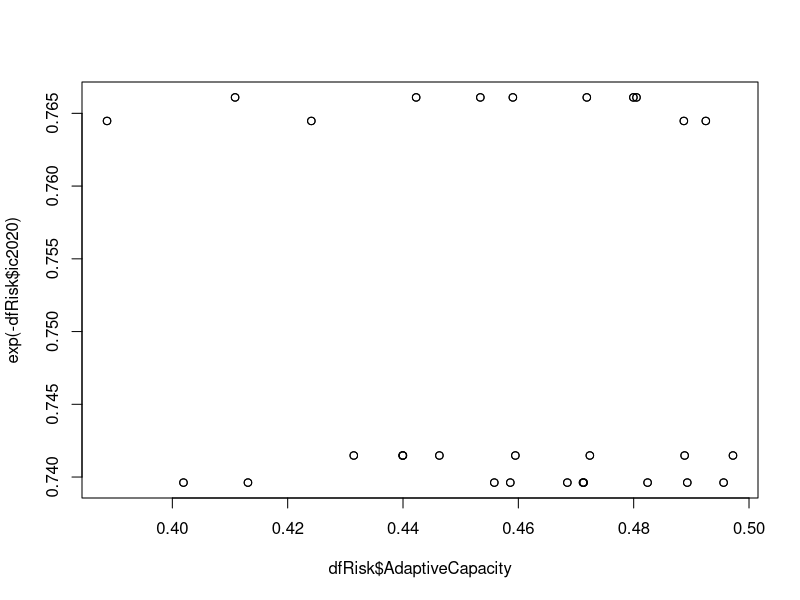
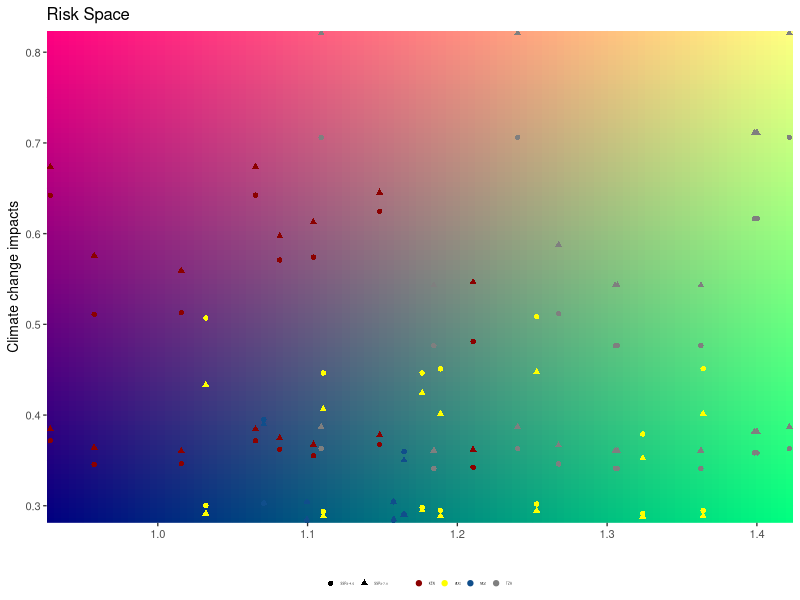
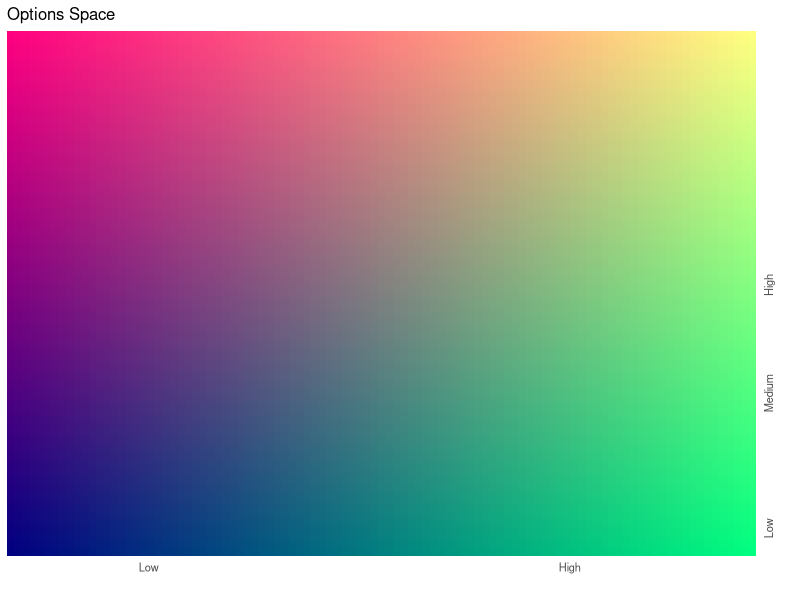
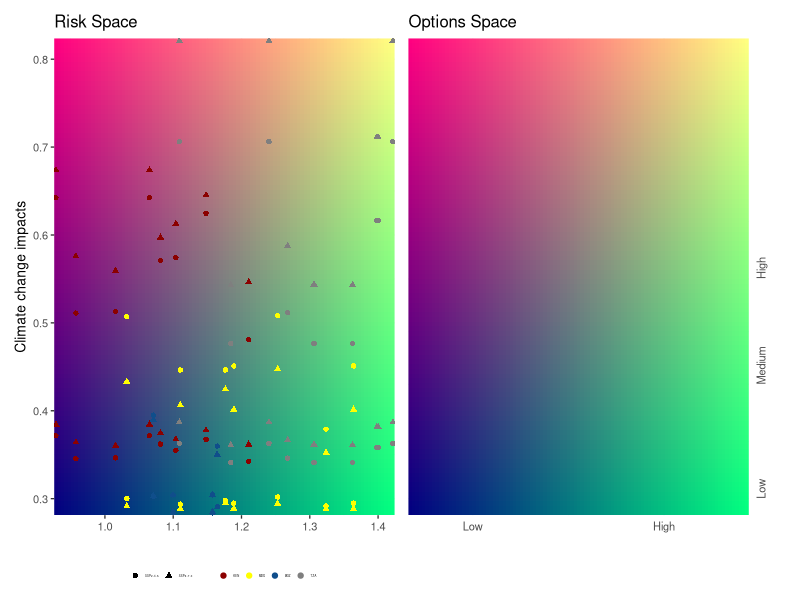
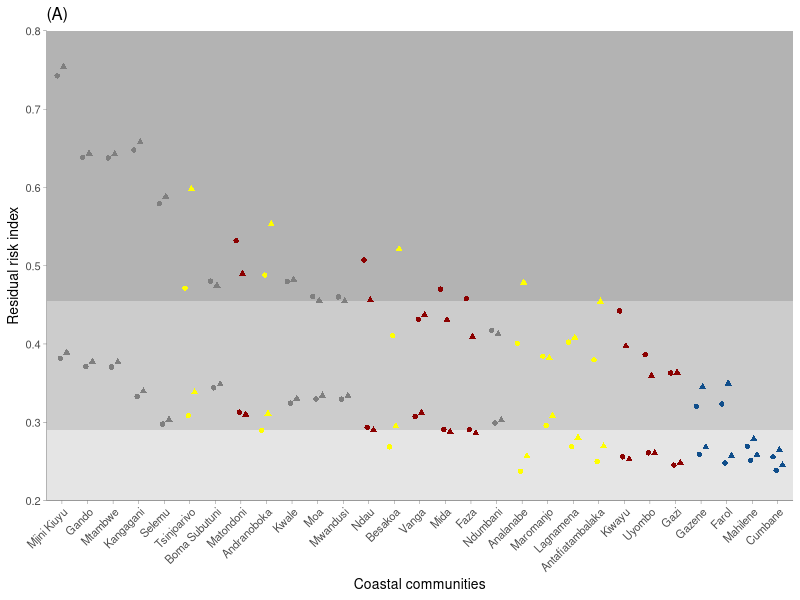
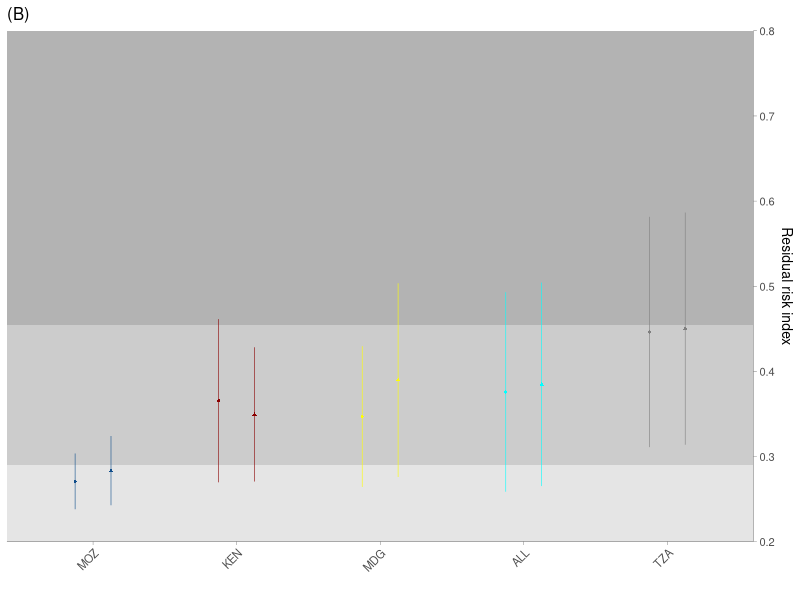
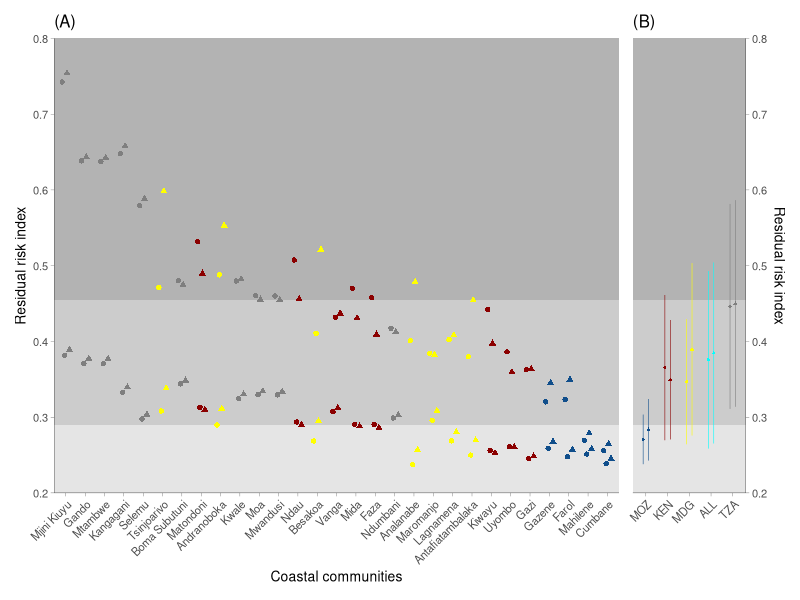
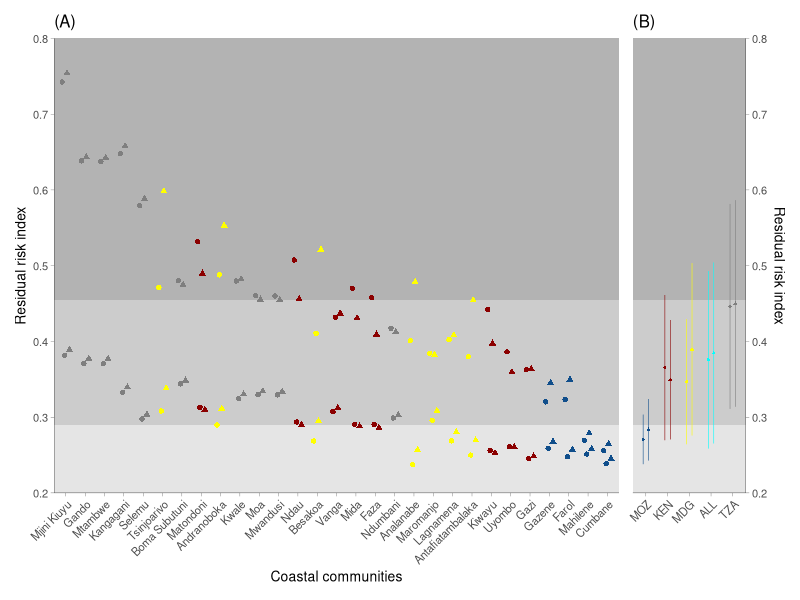

These charts were generated, in order, by the following R code: (Note: this script raises an error after producing the figures.)
library(tidyverse)
dfRisk <- read_csv("2_Data/spreadsheet/RiskDataFINAL.csv")
dfRisk <- dfRisk %>% mutate(ISO3 = Country,
                            ISO3 = ifelse(ISO3 == "Kenya", "KEN", ISO3),
                            ISO3 = ifelse(ISO3 == "Tanzania", "TZA", ISO3),
                            ISO3 = ifelse(ISO3 == "Madagascar", "MDG", ISO3),
                            ISO3 = ifelse(ISO3 == "Mozambique", "MOZ", ISO3))
I_Ctrl <- read_csv("2_Data/spreadsheet/ImpactControl.csv")
dfRisk <- merge(dfRisk, I_Ctrl, by.x = "ISO3")
plot(dfRisk$AdaptiveCapacity, exp(-dfRisk$ic2020))

df <- rbind(data.frame(sce = "SSP2-4.5", impact = dfRisk$imp.ssp245.2050, vulnerab = dfRisk$Sensitivity/dfRisk$AdaptiveCapacity, village = dfRisk$Villages, ISO3 = dfRisk$ISO3),
            data.frame(sce = "SSP3-7.0", impact = dfRisk$imp.ssp370.2050, vulnerab = dfRisk$Sensitivity/dfRisk$AdaptiveCapacity, village = dfRisk$Villages, ISO3 = dfRisk$ISO3))
yR <- range(df$impact);xR <- range(df$vulnerab)
lgd <- expand.grid(x = seq(xR[1],xR[2], diff(xR)/100), 
                   y = seq(yR[1],yR[2], diff(yR)/100)) %>% 
  mutate(x1 = scales::rescale(x),
         y1 = scales::rescale(y),
         mix = rgb(y1,x1,.5))
# Q1 <- summary(df$impact)[[2]] #first quartile
# Q3 <- summary(df$impact)[[5]] #third quartile
# MdV <- median(df$vulnerab)
(plt1 <- ggplot()+
    
    # geom_rect(aes(fill = "LL", xmin = -Inf, xmax = MdV, ymin = -Inf, ymax = Q1), show.legend = FALSE)+
    # geom_rect(aes(fill = "ML", xmin = -Inf, xmax = MdV, ymin = Q1, ymax = Q3), show.legend = FALSE)+
    # geom_rect(aes(fill = "HL", xmin = -Inf, xmax = MdV, ymin = Q3, ymax = Inf), show.legend = FALSE)+
    # geom_rect(aes(fill = "LH", xmin = MdV, xmax = Inf, ymin = -Inf, ymax = Q1), show.legend = FALSE)+
    # geom_rect(aes(fill = "MH", xmin = MdV, xmax = Inf, ymin = Q1, ymax = Q3), show.legend = FALSE)+
    # geom_rect(aes(fill = "HH", xmin = MdV, xmax = Inf, ymin = Q3, ymax = Inf), show.legend = FALSE)+
    # scale_fill_manual(values = c("LL"="#595757","ML"="#806587","HL"="#A874B8",
    #                             "LH"="#468C38","MH"="#8CA289","HH"="#D3B9DB")) +
    geom_raster(data = lgd, aes(x = x, y = y, fill = mix))+
    scale_fill_identity()+
    geom_point(data = df, aes(x = vulnerab, y = impact, colour = ISO3, shape=sce), size = 1.5) +
    labs(y = "Climate change impacts", x = "", title = "Risk Space")+
    scale_colour_manual(name="", values = c("KEN"="darkred","MDG"="yellow","MOZ"="dodgerblue4","TZA"="grey50"))+
    theme_bw(base_size = 10)+
    scale_x_continuous(expand = c(0,0))+scale_y_continuous(expand = c(0,0))+
    #geom_vline(xintercept = median(df$vulnerab, na.rm = TRUE), linetype = 2, linewidth = .5, colour = "grey80")+
    theme(legend.position = "bottom",
          legend.title = element_blank(),
          legend.background = element_rect(fill = NA),
          legend.key.size = unit(1, 'cm'),
          legend.text = element_text(size = 2),
          legend.key.height = unit(.1, 'cm'),
          legend.key.width = unit(.1, 'cm'), 
          
          panel.border = element_blank()))

(plt2 <- ggplot()+
    # geom_rect(aes(fill = "LL", xmin = -Inf, xmax = MdV, ymin = -Inf, ymax = Q1), show.legend = FALSE)+
    # geom_rect(aes(fill = "ML", xmin = -Inf, xmax = MdV, ymin = Q1, ymax = Q3), show.legend = FALSE)+
    # geom_rect(aes(fill = "HL", xmin = -Inf, xmax = MdV, ymin = Q3, ymax = Inf), show.legend = FALSE)+
    # geom_rect(aes(fill = "LH", xmin = MdV, xmax = Inf, ymin = -Inf, ymax = Q1), show.legend = FALSE)+
    # geom_rect(aes(fill = "MH", xmin = MdV, xmax = Inf, ymin = Q1, ymax = Q3), show.legend = FALSE)+
    # geom_rect(aes(fill = "HH", xmin = MdV, xmax = Inf, ymin = Q3, ymax = Inf), show.legend = FALSE)+
    # scale_fill_manual(values = c("LL"="#595757","ML"="#806587","HL"="#A874B8","LH"="#468C38","MH"="#8CA289","HH"="#D3B9DB")) +
    geom_raster(data = lgd, aes(x = x, y = y, fill = mix))+
    scale_fill_identity()+
    
    geom_point(data = df, aes(x = vulnerab, y = impact), alpha = 0) +
    labs(y = "", x = "", title = "Options Space")+
    scale_y_continuous(breaks = c(.3, .43, .55), labels = c("Low", "Medium", "High") , position = "right", expand = c(0,0))+
    scale_x_continuous(breaks = c(1.02, 1.3), labels = c("Low","High"), expand = c(0,0))+
    theme_bw(base_size = 10)+
    theme(axis.text.y = element_text(angle = 90),
          axis.ticks = element_blank(), 
          panel.border = element_blank()))

library(patchwork)
plt1+plt2+plot_layout(ncol = 2)
#ggsave("outputs/xx1.png", width = 5.5, height = 4, dpi = 1200)

dfRisk<- dfRisk %>% mutate(rr.ssp585 = ((imp.ssp585.2050*Sensitivity)/AdaptiveCapacity)*exp(-ic2020),
                           rr.ssp245 = ((imp.ssp245.2050*Sensitivity)/AdaptiveCapacity)*exp(-ic2020))
df <- rbind(data.frame(sce = "SSP2-4.5", risk = (dfRisk$rr.ssp245), village = dfRisk$Villages, ISO3 = dfRisk$ISO3),
            data.frame(sce = "SSP5-8.5", risk = (dfRisk$rr.ssp585), village = dfRisk$Villages, ISO3 = dfRisk$ISO3))
Q1 <- summary(df$risk)[[2]] #first quartile
Q3 <- summary(df$risk)[[5]] #third quartile
(plt2 <- ggplot(data = df)+
    geom_rect(fill = "grey90", xmin = -Inf, xmax = Inf, ymin = -Inf, ymax = Q1)+
    geom_rect(fill = "grey80", xmin = -Inf, xmax = Inf, ymin = Q1, ymax = Q3)+
    geom_rect(fill = "grey70", xmin = -Inf, xmax = Inf, ymin = Q3, ymax = Inf)+
    #geom_col(aes(reorder(Villages, risk.ssp370.2050), risk.ssp370.2050), width = .2, fill = "grey90")+
    geom_point(aes(x=reorder(village,-risk), y=risk, colour = ISO3, shape = sce), size = 1.5, position = position_dodge2(width =.5))+
    #geom_text(aes(x=reorder(village,risk), y=risk, label = round(risk,2)), size = 2, colour = "black", fontface = "bold",position = position_dodge(width =.5))+
    labs(x = "Coastal communities", y = "Residual risk index", title = "(A)")+
    scale_y_continuous(expand = c(0,0), limits = c(.2,.8), breaks = seq(.2,.8, 0.1))+
    theme_classic(base_size = 10)+
    scale_colour_manual(name="", values = c("KEN"="darkred","MDG"="yellow","MOZ"="dodgerblue4","TZA"="grey50"))+
    scale_fill_manual(name="", values = c("KEN"="darkred","MDG"="yellow","MOZ"="dodgerblue4","TZA"="grey50"))+
    theme(legend.position = "", 
          legend.background = element_rect(fill = NA),
          axis.text.x = element_text(angle = 45, vjust = 1, hjust = 1),
          axis.line = element_line(linewidth = .1), 
          axis.ticks = element_line(linewidth = .1)))

df1 <- dfRisk %>% group_by(ISO3) %>% 
  summarise(mn.585 = mean(rr.ssp585),
            sd.585 = sd(rr.ssp585),
            mn.245 = mean(rr.ssp245),
            sd.245 = sd(rr.ssp245)) %>% ungroup()

df2 <- dfRisk %>% 
  summarise(mn.585 = mean(rr.ssp585),
            sd.585 = sd(rr.ssp585),
            mn.245 = mean(rr.ssp245),
            sd.245 = sd(rr.ssp245)) 
df2 <- cbind(ISO3 = "ALL", df2)
df <- rbind(df1, df2)

df <- rbind(data.frame(sce = "SSP2-4.5", MN = df$mn.245, LL = df$mn.245-df$sd.245, UL = df$mn.245+df$sd.245, ISO3 = df$ISO3),
            data.frame(sce = "SSP5-8.5", MN = df$mn.585, LL = df$mn.585-df$sd.585, UL = df$mn.585+df$sd.585, ISO3 = df$ISO3)) %>% group_by (ISO3) %>% mutate(sortMag = mean(MN))
(plt3 <- ggplot(data = df)+
    geom_rect(fill = "grey90", xmin = -Inf, xmax = Inf, ymin = -Inf, ymax = Q1)+
    geom_rect(fill = "grey80", xmin = -Inf, xmax = Inf, ymin = Q1, ymax = Q3)+
    geom_rect(fill = "grey70", xmin = -Inf, xmax = Inf, ymin = Q3, ymax = Inf)+
    geom_pointrange(aes(x = reorder(ISO3, sortMag), y = MN, ymin = LL, ymax = UL, colour=ISO3, shape = sce),
                    size=.1, linewidth = .2, position = position_dodge(width =.5))+
    scale_colour_manual(name="", values = c("KEN"="darkred","MDG"="yellow","MOZ"="dodgerblue4","TZA"="grey50", "ALL"="cyan"))+
    labs(y = "Residual risk index", x="", title = "(B)")+
    scale_y_continuous(expand = c(0,0), limits = c(.2,.8), breaks = seq(.2,.8, 0.1),position = "right")+
    theme_classic(base_size = 10)+
    theme(legend.position = "", 
          panel.background = element_rect(fill = "transparent", colour = NA),
          plot.background = element_rect(fill = "transparent"),
          axis.text.x = element_text(angle = 45, vjust = 1, hjust = 1), 
          panel.border = element_blank(), 
          axis.line = element_line(linewidth = .1), 
          axis.ticks = element_line(linewidth = .1)))
#plt1 + annotation_custom(ggplotGrob(plt2), xmin = 1, xmax = 14, ymin = .5, ymax = .79)
plt2+plt3+plot_layout(ncol = 2, widths = c(5,1))
ggsave("3_RiskNew.png", dpi = 1200, height = 4, width = 8)


dfRisk %>% ggplot() + geom_point(aes(x = (TEV/1e6), y = rr.ssp370))
dfRisk %>% ggplot() + geom_point(aes(x = (TEV/1e6), y = imp.ssp370.2050))
